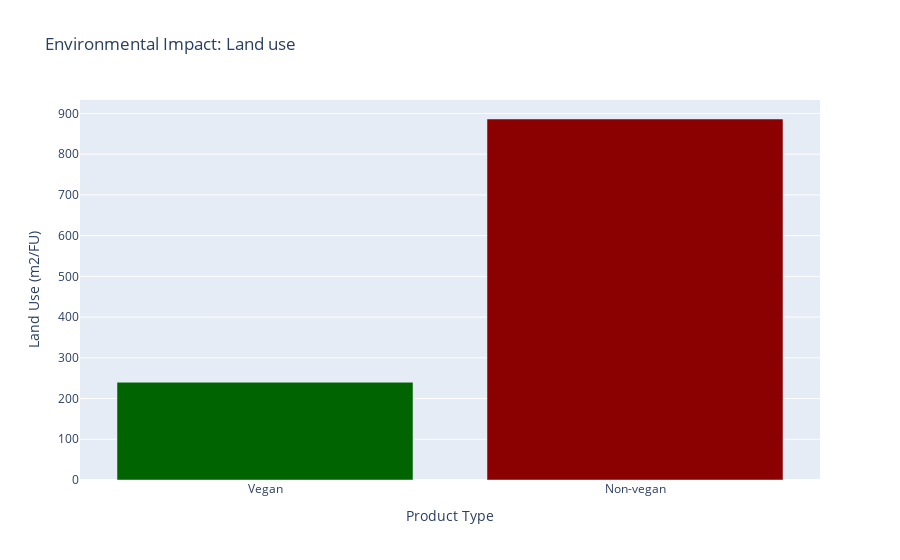
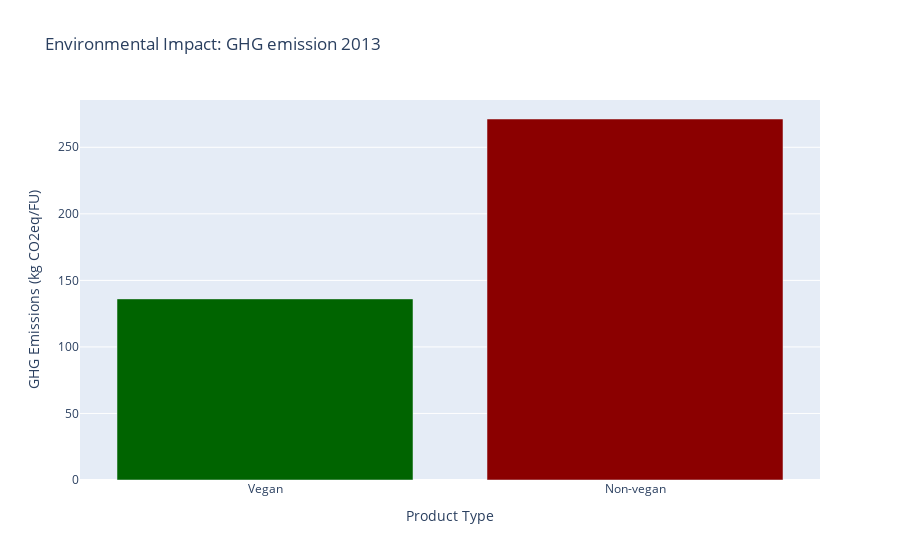
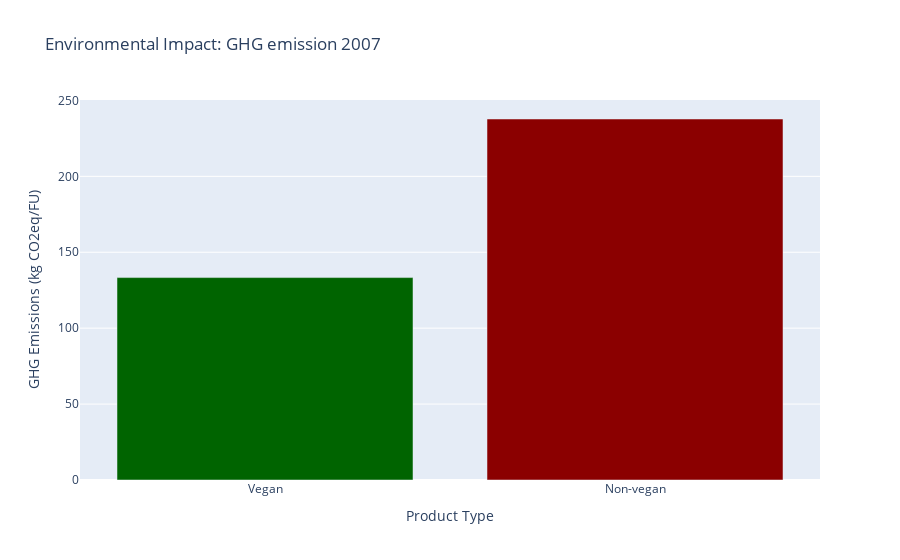
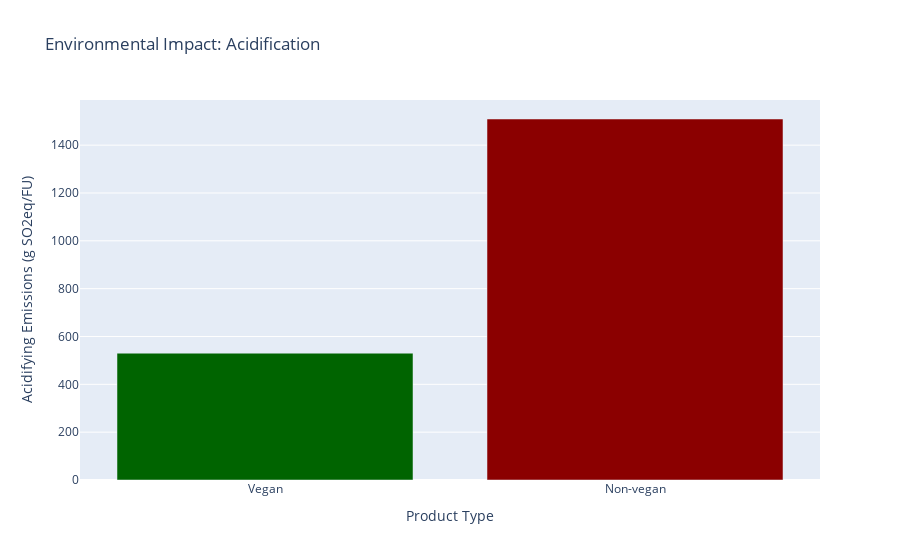

Source (notebook cell) for these figures, in order:
### Code cell
import plotly.graph_objects as go

# Define the data for the bar plots
categories = ['Land use', 'GHG emission 2013', 'GHG emission 2007', 'Acidification', 'Eutrophication', 'Fresh Water Withdrawal', 'Stress Water Use']
vegan_values = [df_vegan_products_land_use["Mean"].sum(),
                df_vegan_products_ghg_2013["Mean.1"].sum(),
                df_vegan_products_ghg_2007["Mean.2"].sum(),
                df_vegan_products_acid["Mean.3"].sum(),
                df_vegan_products_eutro["Mean.4"].sum(),
                df_vegan_products_fresh_water_withdraw["Mean.5"].sum(),
                df_vegan_products_stress_water_use["Mean.6"].sum()]
non_vegan_values = [df_non_vegan_products_land_use["Mean"].sum(),
                    df_non_vegan_products_ghg_2013["Mean.1"].sum(),
                    df_non_vegan_products_ghg_2007["Mean.2"].sum(),
                    df_non_vegan_products_acid["Mean.3"].sum(),
                    df_non_vegan_products_eutro["Mean.4"].sum(),
                    df_non_vegan_products_fresh_water_withdraw["Mean.5"].sum(),
                    df_non_vegan_products_stress_water_use["Mean.6"].sum()]
values = ['Land Use (m2/FU)', 'GHG Emissions (kg CO2eq/FU)', 'GHG Emissions (kg CO2eq/FU)', 'Acidifying Emissions (g SO2eq/FU)', 'Eutrophying Emissions (g PO43-eq/FU)', 'Freshwater Withdrawals (L/FU)', 'Stress-Weighted Water Use (L/FU)']


for category, vegan_value, non_vegan_value in zip(categories, vegan_values, non_vegan_values):
    fig = go.Figure()
    fig.add_trace(go.Bar(
        x=['Vegan', 'Non-vegan'],
        y=[vegan_value, non_vegan_value],
        name=category,
        marker_color=['darkgreen','darkred']  
    ))

    fig.update_layout(
        title=f'Environmental Impact: {category}',
        xaxis_title='Product Type',
        yaxis_title= values[categories.index(category)]
    )
    
    fig.show()

### Figure 1 — Plotly figure (JSON) as saved in the notebook; plotly's stock layout.template omitted (floating-point values rounded to 4 significant figures)
{"data": [{"marker": {"color": ["darkgreen", "darkred"]}, "name": "Land use", "type": "bar", "x": ["Vegan", "Non-vegan"], "y": [240.1, 886.4]}], "layout": {"title": {"text": "Environmental Impact: Land use"}, "xaxis": {"title": {"text": "Product Type"}}, "yaxis": {"title": {"text": "Land Use (m2/FU)"}}}}

### Figure 2 — Plotly figure (JSON) as saved in the notebook; plotly's stock layout.template omitted (floating-point values rounded to 4 significant figures)
{"data": [{"marker": {"color": ["darkgreen", "darkred"]}, "name": "GHG emission 2013", "type": "bar", "x": ["Vegan", "Non-vegan"], "y": [136.1, 271.3]}], "layout": {"title": {"text": "Environmental Impact: GHG emission 2013"}, "xaxis": {"title": {"text": "Product Type"}}, "yaxis": {"title": {"text": "GHG Emissions (kg CO2eq/FU)"}}}}

### Figure 3 — Plotly figure (JSON) as saved in the notebook; plotly's stock layout.template omitted (floating-point values rounded to 4 significant figures)
{"data": [{"marker": {"color": ["darkgreen", "darkred"]}, "name": "GHG emission 2007", "type": "bar", "x": ["Vegan", "Non-vegan"], "y": [133.3, 237.8]}], "layout": {"title": {"text": "Environmental Impact: GHG emission 2007"}, "xaxis": {"title": {"text": "Product Type"}}, "yaxis": {"title": {"text": "GHG Emissions (kg CO2eq/FU)"}}}}

### Figure 4 — Plotly figure (JSON) as saved in the notebook; plotly's stock layout.template omitted (floating-point values rounded to 4 significant figures)
{"data": [{"marker": {"color": ["darkgreen", "darkred"]}, "name": "Acidification", "type": "bar", "x": ["Vegan", "Non-vegan"], "y": [530.2, 1509.0]}], "layout": {"title": {"text": "Environmental Impact: Acidification"}, "xaxis": {"title": {"text": "Product Type"}}, "yaxis": {"title": {"text": "Acidifying Emissions (g SO2eq/FU)"}}}}
